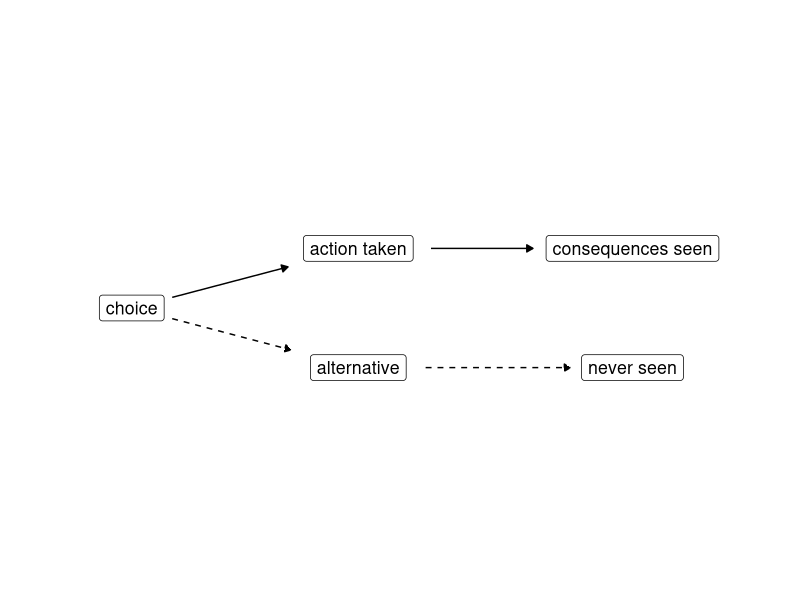
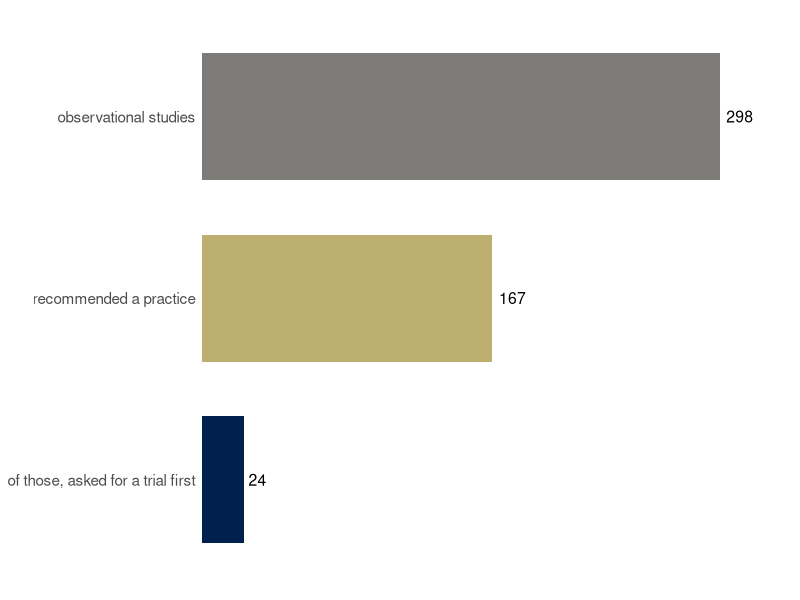
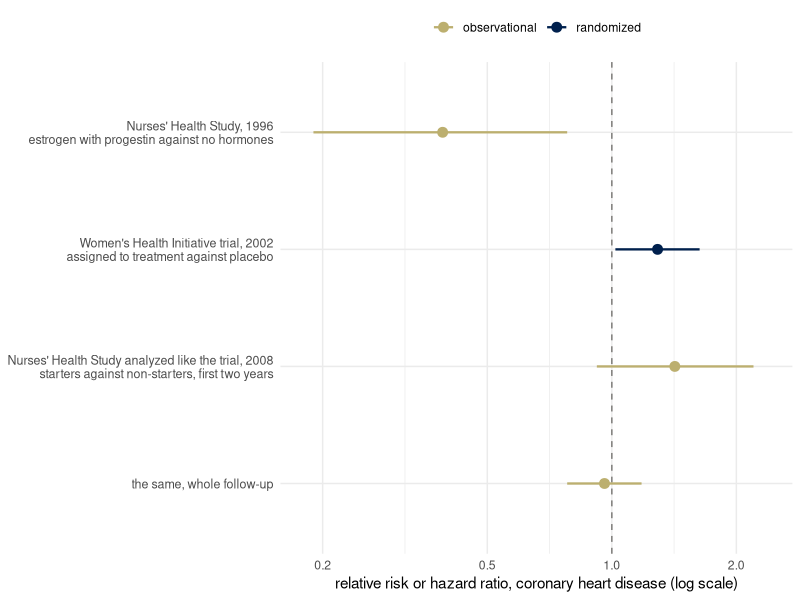
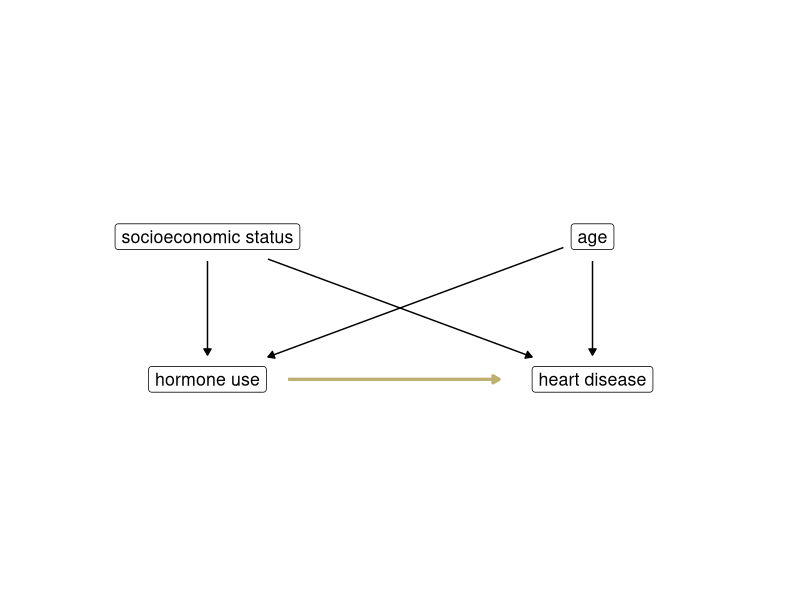
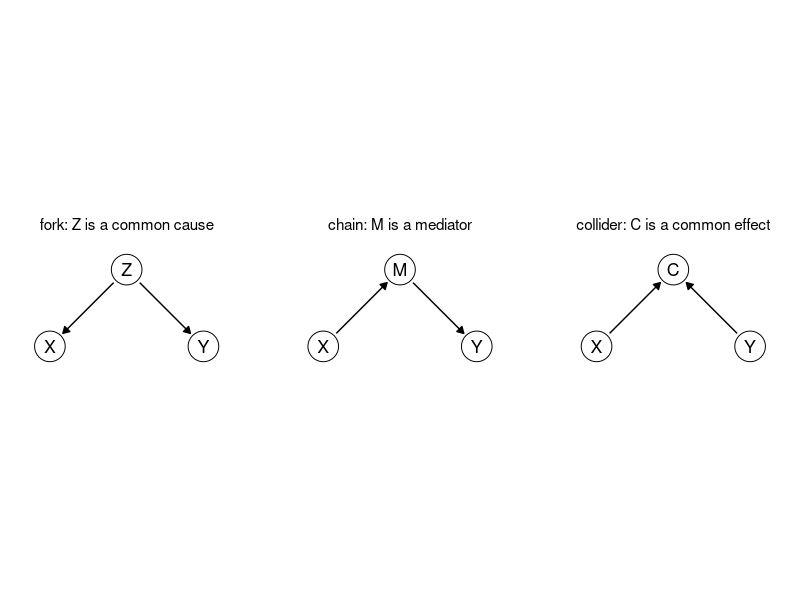
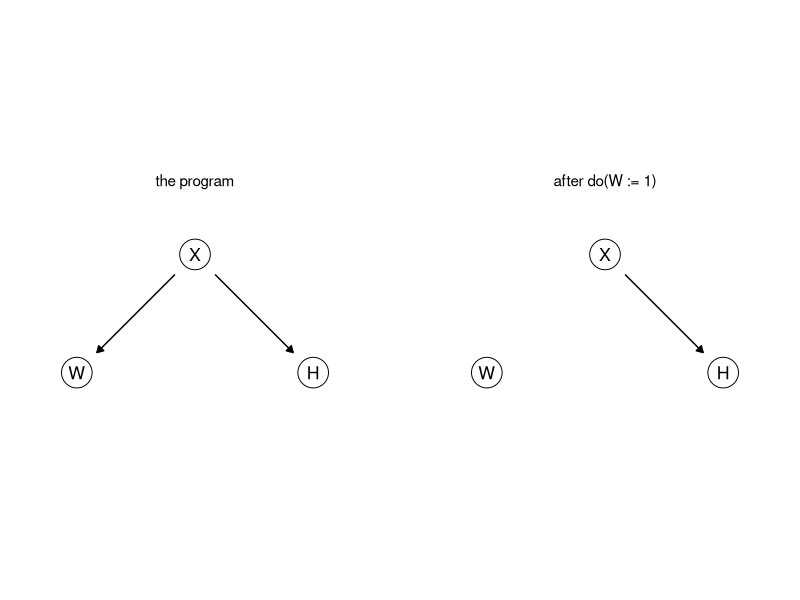
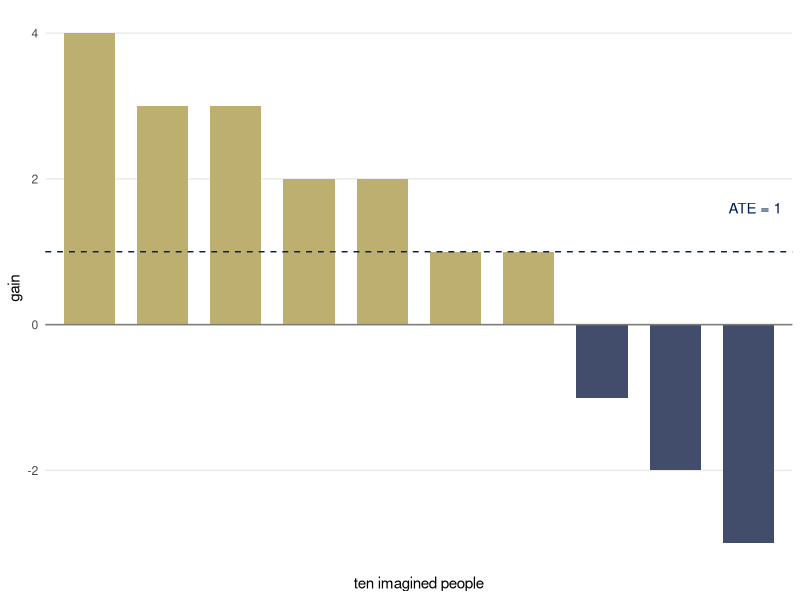
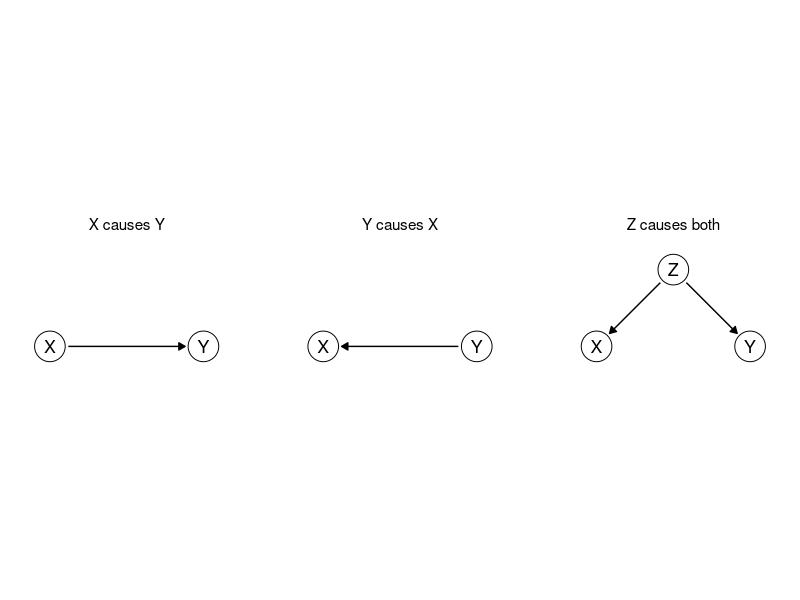

Source code (R) for these figures, in order:
## ---- chunk 1
library(ggplot2)
library(dplyr)
theme_set(theme_minimal())
# cividis: viridisLite::cividis(9)[c(1, 3, 5, 6, 7, 9)]
navy <- "#00204D"; slate <- "#414D6B"; cgray <- "#7C7B78"; khaki <- "#9B9477"; gold <- "#BCAF6F"; yellow <- "#FFEA46"
two <- c(navy, gold)               # the two groups, wherever there are two

# Causal graphs. Nodes are letters in circles, or words in boxes (boxes = TRUE).
# Arrows are drawn last, so that a slightly short estimate of a node's size cannot
# hide an arrowhead. Arrows listed in `dashed` are dashed (an unobserved variable's
# influence); arrows listed in `highlight` are gold. r is the circle radius in data
# units; k the width of one character per unit of text size. One panel per `panel`.
draw_dag <- function(nodes, edges, dashed = character(0), highlight = character(0), boxes = FALSE,
                     text_size = 4.5, r = 0.22, k = 0.02, xlim = c(-0.5, 2.5), ylim = c(-0.4, 1.4)) {
  if (!"panel" %in% names(nodes)) { nodes$panel <- ""; edges$panel <- "" }
  nodes$hw <- if (boxes) 0.5 * k * nchar(as.character(nodes$name)) * text_size + 0.05 else r
  nodes$hh <- if (boxes) 0.15 else r
  e <- edges |>
    left_join(nodes, by = c("panel", "from" = "name")) |>
    rename(x0 = x, y0 = y, hw0 = hw, hh0 = hh) |>
    left_join(nodes, by = c("panel", "to" = "name")) |>
    mutate(dx = x - x0, dy = y - y0, len = sqrt(dx^2 + dy^2), ux = dx / len, uy = dy / len,
           s0 = if (boxes) pmin(hw0 / pmax(abs(ux), 1e-9), hh0 / pmax(abs(uy), 1e-9)) else hw0,
           s1 = if (boxes) pmin(hw / pmax(abs(ux), 1e-9), hh / pmax(abs(uy), 1e-9)) else hw,
           xs = x0 + (s0 + 0.02) * ux, ys = y0 + (s0 + 0.02) * uy,
           xe = x - (s1 + 0.02) * ux, ye = y - (s1 + 0.02) * uy,
           style = ifelse(paste(from, to) %in% dashed, "dashed", "solid"),
           col = ifelse(paste(from, to) %in% highlight, "#BCAF6F", "black"))
  p <- ggplot()
  p <- if (boxes) {
    p + geom_label(data = nodes, aes(x, y, label = name), size = text_size, label.padding = unit(0.3, "lines"))
  } else {
    p + geom_point(data = nodes, aes(x, y), size = 10, shape = 21, fill = "white") +
      geom_text(data = nodes, aes(x, y, label = name), size = text_size, parse = TRUE)
  }
  p + geom_segment(data = e, aes(x = xs, y = ys, xend = xe, yend = ye, linetype = style, color = col),
                   arrow = arrow(length = unit(0.18, "cm"), type = "closed"),
                   linewidth = ifelse(e$col == "black", 0.5, 1.1), show.legend = FALSE) +
    scale_linetype_identity() + scale_color_identity() +
    facet_wrap(~ panel, nrow = 1) +
    coord_fixed(xlim = xlim, ylim = ylim) +
    theme_void() +
    theme(strip.text = element_text(size = 11), panel.spacing = unit(1, "lines"))
}
## ---- chunk 2
draw_dag(data.frame(name = c("choice", "action taken", "alternative", "consequences seen", "never seen"),
                    x = c(0, 1.9, 1.9, 4.2, 4.2), y = c(0.5, 1, 0, 1, 0)),
         data.frame(from = c("choice", "choice", "action taken", "alternative"),
                    to = c("action taken", "alternative", "consequences seen", "never seen")),
         dashed = c("choice alternative", "alternative never seen"),
         boxes = TRUE, xlim = c(-0.8, 5.3), ylim = c(-0.3, 1.3))
## ---- chunk 3
prasad <- data.frame(label = c("observational studies", "recommended a practice", "of those, asked for a trial first"),
                     n = c(298, 167, 24))
prasad$label <- factor(prasad$label, levels = rev(prasad$label))
ggplot(prasad, aes(n, label, fill = label)) +
  geom_col(width = 0.7, show.legend = FALSE) +
  geom_text(aes(label = n), hjust = -0.25, size = 4) +
  scale_fill_manual(values = setNames(c(cgray, gold, navy), levels(prasad$label)[3:1])) +
  scale_x_continuous(limits = c(0, 340), expand = c(0, 0)) +
  coord_cartesian(clip = "off") +
  labs(x = NULL, y = NULL) +
  theme(axis.text.x = element_blank(), panel.grid.major = element_blank(), panel.grid.minor = element_blank(),
        axis.text.y = element_text(size = 11))
## ---- chunk 4
hrt <- data.frame(
  label = c("Nurses' Health Study, 1996\nestrogen with progestin against no hormones",
            "Women's Health Initiative trial, 2002\nassigned to treatment against placebo",
            "Nurses' Health Study analyzed like the trial, 2008\nstarters against non-starters, first two years",
            "the same, whole follow-up"),
  est = c(0.39, 1.29, 1.42, 0.96), lo = c(0.19, 1.02, 0.92, 0.78), hi = c(0.78, 1.63, 2.20, 1.18),
  design = c("observational", "randomized", "observational", "observational"))
hrt$label <- factor(hrt$label, levels = rev(hrt$label))
ggplot(hrt, aes(est, label, color = design)) +
  geom_vline(xintercept = 1, linetype = "dashed", color = cgray) +
  geom_linerange(aes(xmin = lo, xmax = hi), linewidth = 0.8) +
  geom_point(size = 3) +
  scale_color_manual(values = c(observational = gold, randomized = navy)) +
  scale_x_log10(breaks = c(0.2, 0.5, 1, 2), limits = c(0.18, 2.4)) +
  labs(x = "relative risk or hazard ratio, coronary heart disease (log scale)", y = NULL, color = NULL) +
  theme(legend.position = "top", axis.text.y = element_text(size = 9))
## ---- chunk 5
draw_dag(data.frame(name = c("socioeconomic status", "age", "hormone use", "heart disease"),
                    x = c(0, 2.7, 0, 2.7), y = c(1, 1, 0, 0)),
         data.frame(from = c("socioeconomic status", "socioeconomic status", "age", "age", "hormone use"),
                    to = c("hormone use", "heart disease", "hormone use", "heart disease", "heart disease")),
         highlight = "hormone use heart disease", boxes = TRUE, xlim = c(-1.2, 3.9), ylim = c(-0.25, 1.25))
## ---- chunk 6
shapes <- c("fork: Z is a common cause", "chain: M is a mediator", "collider: C is a common effect")
nodes <- data.frame(panel = rep(shapes, each = 3),
                    name = c("Z", "X", "Y", "M", "X", "Y", "C", "X", "Y"),
                    x = rep(c(1, 0, 2), 3), y = rep(c(1, 0, 0), 3))
edges <- data.frame(panel = rep(shapes, each = 2),
                    from = c("Z", "Z", "X", "M", "X", "Y"),
                    to = c("X", "Y", "M", "Y", "C", "C"))
nodes$panel <- factor(nodes$panel, levels = shapes); edges$panel <- factor(edges$panel, levels = shapes)
draw_dag(nodes, edges)
## ---- chunk 7
pp <- c("the program", "after do(W := 1)")
nodes <- data.frame(panel = rep(pp, each = 3), name = rep(c("X", "W", "H"), 2),
                    x = rep(c(1, 0, 2), 2), y = rep(c(1, 0, 0), 2))
edges <- data.frame(panel = c(pp[1], pp[1], pp[2]), from = "X", to = c("W", "H", "H"))
nodes$panel <- factor(nodes$panel, levels = pp); edges$panel <- factor(edges$panel, levels = pp)
draw_dag(nodes, edges) + theme(strip.clip = "off", strip.text = element_text(size = 11, margin = margin(t = 2, b = 6)))
## ---- chunk 8
gains <- data.frame(person = factor(1:10), effect = c(4, 3, 3, 2, 2, 1, 1, -1, -2, -3))
ggplot(gains, aes(person, effect, fill = effect > 0)) +
  geom_col(width = 0.7, show.legend = FALSE) +
  geom_hline(yintercept = 0, color = cgray) +
  geom_hline(yintercept = mean(gains$effect), linetype = "dashed", color = navy) +
  annotate("text", x = 10.45, y = 1.6, label = "ATE = 1", hjust = 1, color = navy, size = 3.8) +
  scale_fill_manual(values = c(`TRUE` = gold, `FALSE` = slate)) +
  labs(x = "ten imagined people", y = "gain") +
  theme(panel.grid.major.x = element_blank(), panel.grid.minor = element_blank(), axis.text.x = element_blank())
## ---- chunk 9
pics <- c("X causes Y", "Y causes X", "Z causes both")
nodes <- data.frame(panel = c(pics[1], pics[1], pics[2], pics[2], pics[3], pics[3], pics[3]),
                    name = c("X", "Y", "X", "Y", "Z", "X", "Y"),
                    x = c(0, 2, 0, 2, 1, 0, 2), y = c(0, 0, 0, 0, 1, 0, 0))
edges <- data.frame(panel = c(pics[1], pics[2], pics[3], pics[3]),
                    from = c("X", "Y", "Z", "Z"), to = c("Y", "X", "X", "Y"))
nodes$panel <- factor(nodes$panel, levels = pics); edges$panel <- factor(edges$panel, levels = pics)
draw_dag(nodes, edges)
## ---- chunk 10
draw_dag(data.frame(name = c("Z", "X", "Y"), x = c(1, 0, 2), y = c(1, 0, 0)),
         data.frame(from = c("Z", "Z", "X"), to = c("X", "Y", "Y")))
## ---- chunk 11
ucb <- as.data.frame(UCBAdmissions) |>
  group_by(Dept, Gender) |>
  summarize(applied = sum(Freq), admitted = sum(Freq[Admit == "Admitted"]), .groups = "drop") |>
  mutate(rate = admitted / applied, Dept = as.character(Dept))
overall <- as.data.frame(UCBAdmissions) |>
  group_by(Gender) |>
  summarize(applied = sum(Freq), admitted = sum(Freq[Admit == "Admitted"]), .groups = "drop") |>
  mutate(rate = admitted / applied, Dept = "all six")
bind_rows(ucb, overall) |>
  mutate(Dept = factor(Dept, levels = c("all six", LETTERS[1:6]))) |>
  ggplot(aes(Dept, rate, color = Gender, size = applied)) +
  geom_point() +
  scale_color_manual(values = two, labels = c("men", "women")) +
  scale_size_area(max_size = 9, guide = "none") +
  scale_y_continuous(labels = scales::percent, limits = c(0, 0.9)) +
  labs(x = "department", y = "admitted", color = NULL,
       title = "Six largest departments; point size is the number of applicants")
## ---- chunk 12
set.seed(3)
n <- 5000
Z <- rnorm(n)
X <- 1 * Z + rnorm(n)
Y <- 0.5 * X + 1 * Z + rnorm(n)
coef(lm(Y ~ X))["X"]        # Y on X alone
coef(lm(Y ~ X + Z))["X"]    # Y on X and Z
## ---- chunk 13
Y_do1 <- 0.5 * 1 + 1 * Z + rnorm(n)     # everyone gets X = 1; Z untouched
Y_do0 <- 0.5 * 0 + 1 * Z + rnorm(n)     # everyone gets X = 0
mean(Y_do1) - mean(Y_do0)
## ---- chunk 14
one_sample <- function(n) {
  Z <- rnorm(n)
  X <- Z + rnorm(n)
  Y <- 0.5 * X + Z + rnorm(n)
  c(coef(lm(Y ~ X))[2], coef(lm(Y ~ X + Z))[2])
}
sims <- bind_rows(lapply(c(50, 200, 1000, 5000), function(n) {
  est <- replicate(200, one_sample(n))      # 2 rows, 200 columns
  data.frame(n = n, slope = c(est[1, ], est[2, ]),
             fit = rep(c("Y on X alone", "Y on X and Z"), each = 200))
}))
ggplot(sims, aes(factor(n), slope, color = fit)) +
  geom_hline(yintercept = c(0.5, 1), linetype = "dotted") +
  geom_jitter(width = 0.2, height = 0, alpha = 0.4, size = 1) +
  scale_color_manual(values = two, name = NULL) +
  labs(x = "sample size", y = "coefficient on X")
## ---- chunk 15
draw_dag(data.frame(name = c("Z", "U", "X", "Y"), x = c(0.4, 1.6, 0, 2), y = c(1.1, 1.1, 0, 0)),
         data.frame(from = c("Z", "Z", "U", "U", "X"), to = c("X", "Y", "X", "Y", "Y")),
         dashed = c("U X", "U Y"))
## ---- chunk 16
loop_boxes <- data.frame(x = c(0, 3), y = c(0, 0), label = c("atop(agent, policy~pi)", "environment"))
loop_top <- data.frame(x = 0.62, y = 0.28, xend = 2.28, yend = 0.28)
loop_bottom <- data.frame(x = 2.28, y = -0.28, xend = 0.62, yend = -0.28)
loop_text <- data.frame(x = c(1.45, 1.45), y = c(1.12, -1.12),
                        label = c("action~italic(A)", "state~italic(S)*','~reward~italic(R)"))
ggplot() +
  geom_curve(data = loop_top, aes(x = x, y = y, xend = xend, yend = yend), curvature = -0.35,
             arrow = arrow(length = unit(0.2, "cm"), type = "closed"), linewidth = 0.5) +
  geom_curve(data = loop_bottom, aes(x = x, y = y, xend = xend, yend = yend), curvature = -0.35,
             arrow = arrow(length = unit(0.2, "cm"), type = "closed"), linewidth = 0.5) +
  geom_label(data = loop_boxes, aes(x, y, label = label), parse = TRUE, size = 4.5,
             label.padding = unit(0.5, "lines")) +
  geom_text(data = loop_text, aes(x, y, label = label), parse = TRUE, size = 4.2) +
  coord_cartesian(xlim = c(-0.9, 3.9), ylim = c(-1.3, 1.3)) +
  theme_void()
## ---- chunk 17
panels <- c("cleans", "closes its eyes", "covers the mess")
room <- data.frame(panel = factor(panels, levels = panels))
cone <- do.call(rbind, lapply(panels[c(1, 3)], function(p)
  data.frame(panel = p, x = c(2.6, 9.6, 9.6), y = c(2.3, 7.4, 3.0))))
mess <- data.frame(panel = rep(panels[2:3], each = 2), x = c(7.6, 8.4, 7.6, 8.4), y = c(5.0, 4.3, 5.0, 4.3))
cover <- data.frame(panel = panels[3], xmin = 6.5, xmax = 9.7, ymin = 3.2, ymax = 6.1)
caption <- data.frame(panel = panels, x = 5, y = -1.6,
                      label = c("italic(R)==1*', room clean'", "italic(R)==1*', room dirty'", "italic(R)==1*', room dirty'"))
for (d in c("cone", "mess", "cover", "caption")) {
  z <- get(d); z$panel <- factor(z$panel, levels = panels); assign(d, z)
}
ggplot() +
  geom_rect(data = room, aes(xmin = 0, xmax = 10, ymin = 0, ymax = 8), fill = NA, color = slate, linewidth = 0.6) +
  geom_polygon(data = cone, aes(x, y), fill = gold, alpha = 0.5) +
  geom_point(data = mess, aes(x, y), size = 5, color = khaki) +
  geom_rect(data = cover, aes(xmin = xmin, xmax = xmax, ymin = ymin, ymax = ymax), fill = cgray, alpha = 0.8) +
  geom_point(data = data.frame(x = 2, y = 2), aes(x, y), size = 6, color = navy) +
  geom_text(data = caption, aes(x, y, label = label), parse = TRUE, size = 3.8) +
  facet_wrap(~ panel, nrow = 1) +
  coord_fixed(xlim = c(-0.3, 10.3), ylim = c(-2.4, 8.3)) +
  theme_void() + theme(strip.text = element_text(size = 11), panel.spacing = unit(1.2, "lines"))
## ---- chunk 18
skim <- data.frame(group = factor(rep(c("worked last year", "did not"), 2), levels = c("worked last year", "did not")),
                   panel = factor(rep(c("R", "U"), each = 2), levels = c("R", "U"),
                                  labels = c("italic(R)*':'~placement~rate", "italic(U)*':'~extra~people~'in'~work")),
                   value = c(70, 40, 6, 26), shown = c("70%", "40%", "6", "26"))
ggplot(skim, aes(group, value, fill = group)) +
  geom_col(width = 0.6, show.legend = FALSE) +
  geom_text(aes(label = shown), vjust = -0.4, size = 3.8) +
  facet_wrap(~ panel, scales = "free_y", labeller = label_parsed) +
  scale_fill_manual(values = two) +
  scale_y_continuous(expand = expansion(mult = c(0, 0.3))) +
  coord_cartesian(clip = "off") +
  labs(x = "the 100 people sent", y = NULL) +
  theme(axis.text.y = element_blank(), panel.grid.major = element_blank(), panel.grid.minor = element_blank())
## ---- chunk 19
draw_dag(data.frame(name = c("funding", "goes to the club", "attendance", "test results", "family circumstances"),
                    x = c(-0.9, 0.5, 1.45, 2.45, 1.45), y = c(0.6, 0.6, -0.05, 0.6, 1.3)),
         data.frame(from = c("funding", "goes to the club", "goes to the club", "attendance",
                             "family circumstances", "family circumstances"),
                    to = c("goes to the club", "attendance", "test results", "test results",
                           "goes to the club", "test results")),
         boxes = TRUE, xlim = c(-1.6, 3.3), ylim = c(-0.3, 1.55))
